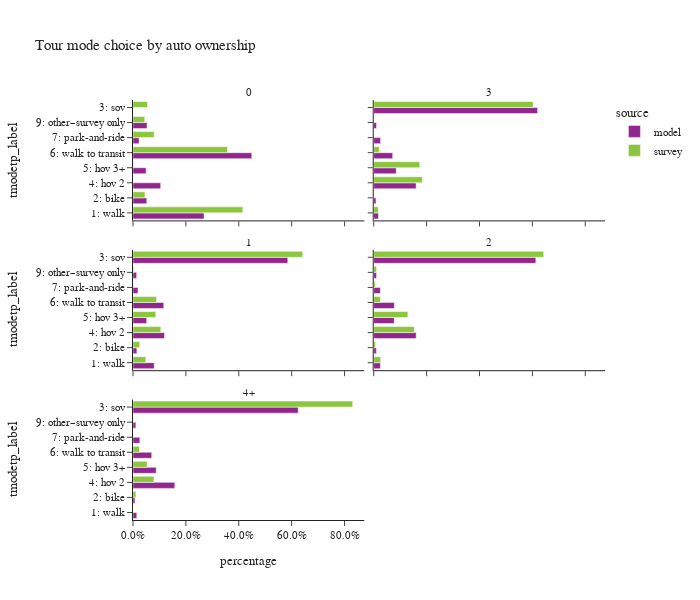

Notebook code for this chart:
### Code cell
plot_mode_choice(wk_tour.loc[wk_tour['auto_ownership_4+']!="-1"],
                 "auto_ownership_4+","auto ownership",2,600)

### Figure 1 — Plotly figure (JSON) as saved in the notebook; plotly's stock layout.template omitted (floating-point values rounded to 4 significant figures)
{"data": [{"alignmentgroup": "True", "customdata": [[9703.0], [1878.0], [3781.0], [1793.0], [16220.0], [826.0], [1916.0]], "hovertemplate": "source=model<br>auto_ownership_4+=0<br>percentage=%{x}<br>tmodetp_label=%{y}<br>toexpfac=%{customdata[0]}<extra></extra>", "legendgroup": "model", "marker": {"color": "#91268F", "pattern": {"shape": ""}}, "name": "model", "offsetgroup": "model", "orientation": "h", "showlegend": true, "textposition": "auto", "type": "bar", "x": [0.2686, 0.05199, 0.1047, 0.04964, 0.4492, 0.02287, 0.05304], "xaxis": "x5", "y": ["1: walk", "2: bike", "4: hov 2", "5: hov 3+", "6: walk to transit", "7: park-and-ride", "9: other–survey only"], "yaxis": "y5"}, {"alignmentgroup": "True", "customdata": [[6203.0], [2980.0], [213400.0], [55260.0], [29290.0], [24690.0], [8947.0], [3636.0]], "hovertemplate": "source=model<br>auto_ownership_4+=3<br>percentage=%{x}<br>tmodetp_label=%{y}<br>toexpfac=%{customdata[0]}<extra></extra>", "legendgroup": "model", "marker": {"color": "#91268F", "pattern": {"shape": ""}}, "name": "model", "offsetgroup": "model", "orientation": "h", "showlegend": false, "textposition": "auto", "type": "bar", "x": [0.01801, 0.008653, 0.6196, 0.1605, 0.08504, 0.0717, 0.02598, 0.01056], "xaxis": "x6", "y": ["1: walk", "2: bike", "3: sov", "4: hov 2", "5: hov 3+", "6: walk to transit", "7: park-and-ride", "9: other–survey only"], "yaxis": "y6"}, {"alignmentgroup": "True", "customdata": [[23590.0], [4276.0], [172000.0], [34960.0], [15210.0], [34200.0], [5541.0], [4058.0]], "hovertemplate": "source=model<br>auto_ownership_4+=1<br>percentage=%{x}<br>tmodetp_label=%{y}<br>toexpfac=%{customdata[0]}<extra></extra>", "legendgroup": "model", "marker": {"color": "#91268F", "pattern": {"shape": ""}}, "name": "model", "offsetgroup": "model", "orientation": "h", "showlegend": false, "textposition": "auto", "type": "bar", "x": [0.0803, 0.01455, 0.5853, 0.119, 0.05177, 0.1164, 0.01886, 0.01381], "xaxis": "x3", "y": ["1: walk", "2: bike", "3: sov", "4: hov 2", "5: hov 3+", "6: walk to transit", "7: park-and-ride", "9: other–survey only"], "yaxis": "y3"}, {"alignmentgroup": "True", "customdata": [[15970.0], [6345.0], [386800.0], [101300.0], [48810.0], [49270.0], [15840.0], [6628.0]], "hovertemplate": "source=model<br>auto_ownership_4+=2<br>percentage=%{x}<br>tmodetp_label=%{y}<br>toexpfac=%{customdata[0]}<extra></extra>", "legendgroup": "model", "marker": {"color": "#91268F", "pattern": {"shape": ""}}, "name": "model", "offsetgroup": "model", "orientation": "h", "showlegend": false, "textposition": "auto", "type": "bar", "x": [0.02531, 0.01006, 0.613, 0.1605, 0.07737, 0.0781, 0.0251, 0.01051], "xaxis": "x4", "y": ["1: walk", "2: bike", "3: sov", "4: hov 2", "5: hov 3+", "6: walk to transit", "7: park-and-ride", "9: other–survey only"], "yaxis": "y4"}, {"alignmentgroup": "True", "customdata": [[2800.0], [1496.0], [122400.0], [30960.0], [17190.0], [13870.0], [5075.0], [2119.0]], "hovertemplate": "source=model<br>auto_ownership_4+=4+<br>percentage=%{x}<br>tmodetp_label=%{y}<br>toexpfac=%{customdata[0]}<extra></extra>", "legendgroup": "model", "marker": {"color": "#91268F", "pattern": {"shape": ""}}, "name": "model", "offsetgroup": "model", "orientation": "h", "showlegend": false, "textposition": "auto", "type": "bar", "x": [0.01429, 0.007637, 0.6247, 0.1581, 0.08776, 0.07079, 0.02591, 0.01082], "xaxis": "x", "y": ["1: walk", "2: bike", "3: sov", "4: hov 2", "5: hov 3+", "6: walk to transit", "7: park-and-ride", "9: other–survey only"], "yaxis": "y"}, {"alignmentgroup": "True", "customdata": [[15600.0], [1695.0], [2054.0], [30.47], [77.37], [13420.0], [3007.0], [1664.0]], "hovertemplate": "source=survey<br>auto_ownership_4+=0<br>percentage=%{x}<br>tmodetp_label=%{y}<br>toexpfac=%{customdata[0]}<extra></extra>", "legendgroup": "survey", "marker": {"color": "#8CC63E", "pattern": {"shape": ""}}, "name": "survey", "offsetgroup": "survey", "orientation": "h", "showlegend": true, "textposition": "auto", "type": "bar", "x": [0.4154, 0.04515, 0.05471, 0.0008115, 0.002061, 0.3575, 0.08009, 0.04431], "xaxis": "x5", "y": ["1: walk", "2: bike", "3: sov", "4: hov 2", "5: hov 3+", "6: walk to transit", "7: park-and-ride", "9: other–survey only"], "yaxis": "y5"}, {"alignmentgroup": "True", "customdata": [[4654.0], [235.6], [160700.0], [49000.0], [46450.0], [5606.0]], "hovertemplate": "source=survey<br>auto_ownership_4+=3<br>percentage=%{x}<br>tmodetp_label=%{y}<br>toexpfac=%{customdata[0]}<extra></extra>", "legendgroup": "survey", "marker": {"color": "#8CC63E", "pattern": {"shape": ""}}, "name": "survey", "offsetgroup": "survey", "orientation": "h", "showlegend": false, "textposition": "auto", "type": "bar", "x": [0.01745, 0.0008834, 0.6027, 0.1838, 0.1742, 0.02102], "xaxis": "x6", "y": ["1: walk", "2: bike", "3: sov", "4: hov 2", "5: hov 3+", "6: walk to transit"], "yaxis": "y6"}, {"alignmentgroup": "True", "customdata": [[8206.0], [4305.0], [108500.0], [17780.0], [14580.0], [15060.0], [249.9], [421.0]], "hovertemplate": "source=survey<br>auto_ownership_4+=1<br>percentage=%{x}<br>tmodetp_label=%{y}<br>toexpfac=%{customdata[0]}<extra></extra>", "legendgroup": "survey", "marker": {"color": "#8CC63E", "pattern": {"shape": ""}}, "name": "survey", "offsetgroup": "survey", "orientation": "h", "showlegend": false, "textposition": "auto", "type": "bar", "x": [0.04852, 0.02546, 0.6417, 0.1051, 0.08619, 0.08907, 0.001478, 0.002489], "xaxis": "x3", "y": ["1: walk", "2: bike", "3: sov", "4: hov 2", "5: hov 3+", "6: walk to transit", "7: park-and-ride", "9: other–survey only"], "yaxis": "y3"}, {"alignmentgroup": "True", "customdata": [[12220.0], [3191.0], [299500.0], [71540.0], [60180.0], [11790.0], [2589.0], [4957.0]], "hovertemplate": "source=survey<br>auto_ownership_4+=2<br>percentage=%{x}<br>tmodetp_label=%{y}<br>toexpfac=%{customdata[0]}<extra></extra>", "legendgroup": "survey", "marker": {"color": "#8CC63E", "pattern": {"shape": ""}}, "name": "survey", "offsetgroup": "survey", "orientation": "h", "showlegend": false, "textposition": "auto", "type": "bar", "x": [0.02623, 0.006849, 0.6427, 0.1535, 0.1292, 0.0253, 0.005556, 0.01064], "xaxis": "x4", "y": ["1: walk", "2: bike", "3: sov", "4: hov 2", "5: hov 3+", "6: walk to transit", "7: park-and-ride", "9: other–survey only"], "yaxis": "y4"}, {"alignmentgroup": "True", "customdata": [[2176.0], [162200.0], [15470.0], [10410.0], [4746.0], [46.18], [165.5]], "hovertemplate": "source=survey<br>auto_ownership_4+=4+<br>percentage=%{x}<br>tmodetp_label=%{y}<br>toexpfac=%{customdata[0]}<extra></extra>", "legendgroup": "survey", "marker": {"color": "#8CC63E", "pattern": {"shape": ""}}, "name": "survey", "offsetgroup": "survey", "orientation": "h", "showlegend": false, "textposition": "auto", "type": "bar", "x": [0.01115, 0.8308, 0.07925, 0.05335, 0.02432, 0.0002366, 0.0008479], "xaxis": "x", "y": ["2: bike", "3: sov", "4: hov 2", "5: hov 3+", "6: walk to transit", "7: park-and-ride", "9: other–survey only"], "yaxis": "y"}], "layout": {"annotations": [{"font": {}, "showarrow": false, "text": "4+", "x": 0.245, "xanchor": "center", "xref": "paper", "y": 0.2867, "yanchor": "bottom", "yref": "paper"}, {"font": {}, "showarrow": false, "text": "1", "x": 0.245, "xanchor": "center", "xref": "paper", "y": 0.6433, "yanchor": "bottom", "yref": "paper"}, {"font": {}, "showarrow": false, "text": "2", "x": 0.755, "xanchor": "center", "xref": "paper", "y": 0.6433, "yanchor": "bottom", "yref": "paper"}, {"font": {}, "showarrow": false, "text": "0", "x": 0.245, "xanchor": "center", "xref": "paper", "y": 1.0, "yanchor": "bottom", "yref": "paper"}, {"font": {}, "showarrow": false, "text": "3", "x": 0.755, "xanchor": "center", "xref": "paper", "y": 1.0, "yanchor": "bottom", "yref": "paper"}], "barmode": "group", "height": 600, "legend": {"title": {"text": "source"}, "tracegroupgap": 0}, "title": {"text": "Tour mode choice by auto ownership"}, "width": 700, "xaxis": {"anchor": "y", "domain": [0.0, 0.49], "tickformat": ".1%", "title": {"text": "percentage"}}, "xaxis2": {"anchor": "y2", "domain": [0.51, 1.0], "matches": "x", "tickformat": ".1%", "title": {"text": "percentage"}}, "xaxis3": {"anchor": "y3", "domain": [0.0, 0.49], "matches": "x", "showticklabels": false, "tickformat": ".1%"}, "xaxis4": {"anchor": "y4", "domain": [0.51, 1.0], "matches": "x", "showticklabels": false, "tickformat": ".1%"}, "xaxis5": {"anchor": "y5", "domain": [0.0, 0.49], "matches": "x", "showticklabels": false, "tickformat": ".1%"}, "xaxis6": {"anchor": "y6", "domain": [0.51, 1.0], "matches": "x", "showticklabels": false, "tickformat": ".1%"}, "yaxis": {"anchor": "x", "domain": [0.0, 0.2867], "title": {"text": "tmodetp_label"}}, "yaxis2": {"anchor": "x2", "domain": [0.0, 0.2867], "matches": "y", "showticklabels": false}, "yaxis3": {"anchor": "x3", "domain": [0.3567, 0.6433], "matches": "y", "title": {"text": "tmodetp_label"}}, "yaxis4": {"anchor": "x4", "domain": [0.3567, 0.6433], "matches": "y", "showticklabels": false}, "yaxis5": {"anchor": "x5", "domain": [0.7133, 1.0], "matches": "y", "title": {"text": "tmodetp_label"}}, "yaxis6": {"anchor": "x6", "domain": [0.7133, 1.0], "matches": "y", "showticklabels": false}}}
